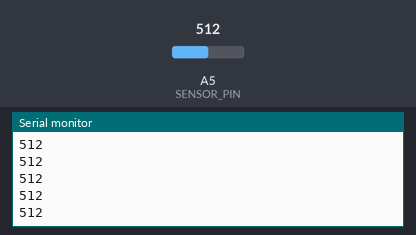
Simulated run of this sketch. Board: Arduino Uno, built with avr-gcc and run on an emulated ATmega328P. Parts: the last lines printed to the serial monitor. The test bench sets the inputs (shaded band); at power-on: A5 (SENSOR_PIN) = 512.

Above: at 1.2 s.
1.3 s: A5 (SENSOR_PIN) set to 716
At 1.31 s:
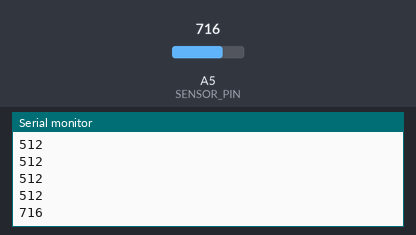
2.8 s: A5 (SENSOR_PIN) set to 900
At 2.81 s:
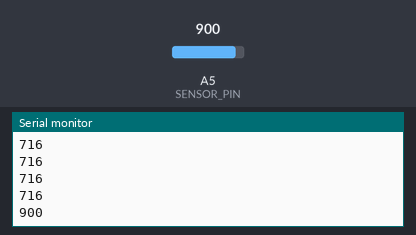
Timing chart, 0 to 5.8 s (numbered marks = the images above; inputs shaded):
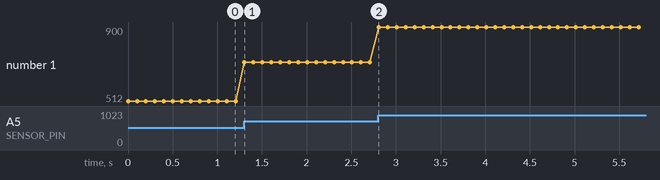

The sketch:

water_level_calibration.ino
```cpp
#define SENSOR_PIN A5

void setup() {
  Serial.begin(9600);
}

void loop() {
  int level = analogRead(SENSOR_PIN);
  Serial.println(level);
  delay(100);
}
```

Measured:
- after the input at 1.3 s, the serial monitor: prints a new line at once (image 1)
- after the input at 2.8 s, the serial monitor: prints a new line at once (image 2)
- plotted number 1: 512 → 716 after the input at 1.3 s, 716 → 900 after the input at 2.8 s
